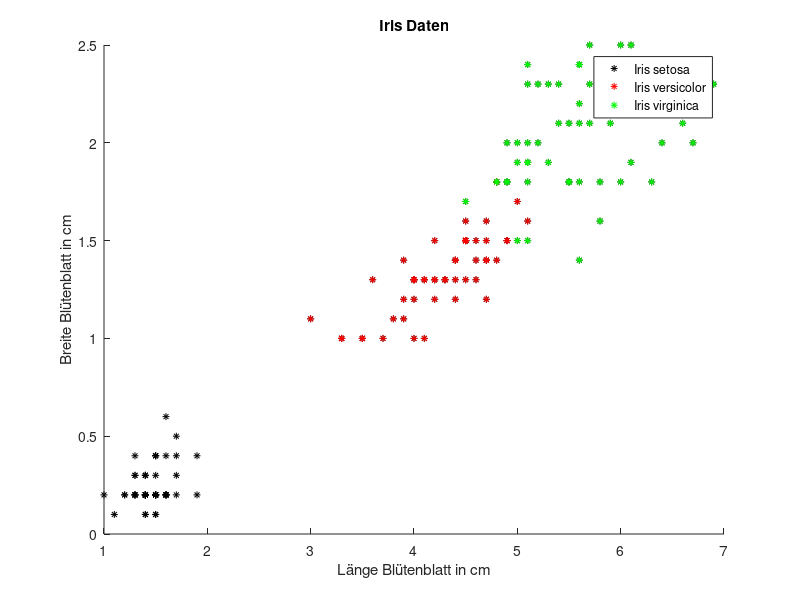

The MATLAB source for this figure: (Note: this script raises an error after producing the figure.)
% Marco Döhring
% Matrikel-Nr.: 10052723
% Praktikumsaufgabe 2
% k_Nearst Neighbour Algorithmus

%Einlesen der Testdaten mit relevanten Merkmalen
clear all;
close all;
%close all
load fisheriris
X = meas(:,3:4);
%Erzeugen des Diagramm mit Testdaten
figure;
title 'Iris Daten'
xlabel 'Länge Blütenblatt in cm';
ylabel 'Breite Blütenblatt in cm';
hold on;
plot(X(:,1),X(:,2),'k*','Markersize',5);
plot(X(51:100,1),X(51:100,2),'r*','MarkerSize',5);
plot(X(101:150,1),X(101:150,2),'g*','MarkerSize',5);
legend('Iris setosa','Iris versicolor','Iris virginica','Location','best');
%mit hold on weitere plot Befehle zu dem aktuellen Diagramm einfügen
hold on;
%Wahl der Anzahl an zu wählenden Nachbarn für den Algorithmus
k=7;
%Input werte in x-& y-Koordinaten aufteilen
x=(X(:,1));
y=(X(:,2));
anzahlwerte = length(x);
%Angebenen neuen Punkte 
PX = [2.5 0.75; 5 1.5; 6 1.75];
%Anzahl der neuen Messpunkte
anzahl_dp = 3;
%Startpunkte sidn die neuen Messpunkte in x/y Koordinaten aufgeteilt
startcentx=rand(3,1);
startcenty=rand(3,1);
for i=1:anzahl_dp,
    startcentx(i)= PX(i,1);
    startcenty(i)= PX(i,2);
end
%for i=1:anzahl_dp,
%    startcentx(i) = PX(0,0
%Distanzmatrix der Größe Anzahl der Werte für 3 Datenpunkte
distanz=rand(anzahlwerte,anzahl_dp);
%Bestimmen der Distanzen durch Vorgabe euklidische Distanz
for i=1:anzahl_dp,
    for j=1:anzahlwerte,
        distanz(j,i)=((x(j)-startcentx(i))^2)+((y(j)-startcenty(i))^2);
    end
end
%Distanz Kopie
distanz_kp=distanz;
%Bestimmung der k-Nachbarn anhand der Distanzen
%mit zwischenspeicherung der Werte in einem Vektor
samplex=rand(k,3);
sampley=rand(k,3);
distanz_nb=rand(k,3);
zw=rand(k,3);
stelle=0;
for i=1:k,
    for j=1:anzahl_dp,
        [value,stelle]=min(distanz_kp(:,j));
        %Zuweisung der Klassen anhand von Farben
        %Relevant für den Plot
        if stelle <= 51
            zw(i,j)= 1;
        elseif stelle <= 101
            zw(i,j)= 2;
        else
            zw(i,j) = 3;
        end
        samplex(i,j)=x(stelle);
        sampley(i,j)=y(stelle);
        distanz_nb(i,j)=value;
        distanz_kp(stelle,j)= 1000;
    end
    
end

%Zugehörigkeit bestimmen.
%Anhand der Mehrheitsentscheid der Nachbarn
%3x3 Vektor damit die Anzahl der Nachbarn zu jeweiligen Klasse bestimmt
%werden kann
zo=rand(3,3);
for i=1:3,
    for j=1:3,
        zo(i,j)=0;
    end
end
%Hier bestimmt man die Anzahl von Nachbarn an deren Klasse sie angehören
%Hinter für den Mehrheitsentscheid
for i=1:3,
    for j=1:k,
        if zw(j,i) == 1
            zo(i,1) = zo(i,1)+1;
        elseif zw(j,i) == 2
            zo(i,2)=zo(i,2)+1;
        else
            zo(i,3)=zo(i,3)+1;
        end 
    end
end
%Ausgaben
%Ergebnis 1 ==> Daten der Nachbarn
%Für jeden Datenpunkt einzeln
display('Zu Ergebnis 1 ==> Jeweiligen 7 Nachbarn');
Datenpunkt_1= [samplex(:,1) sampley(:,1)];
display(Datenpunkt_1);
Datenpunkt_2= [samplex(:,2) sampley(:,2)];
display(Datenpunkt_2);
Datenpunkt_3= [samplex(:,3) sampley(:,3)];
display(Datenpunkt_3);
%Distanzmatrix ausgeben Ergebnis 2
display('Zu Ergebnis 2 ==> Erste Spalte gehöhrt zu Datenpunkt 1 usw.');
distanzmatrix=[distanz_nb(:,1) distanz_nb(:,2) distanz_nb(:,2) ];
display(distanzmatrix);
%Datenpunkte ploten & Klassen zugehörgkeit
for i=1:anzahl_dp,
    %Maximum zur Bestimmung der Zugehörigkeit des Datenpunktes zu einer
    %Klasse
    [value,stelle]=max(zo(i,:));
    %Jeweilige Plot wie in der Aufgabe gewünscht
    if stelle == 1
        plot(startcentx(i),startcenty(i),'kX','MarkerSize',5,'DisplayName','Datenpunkt 1');
        plot(startcentx(i),startcenty(i),'ko','MarkerSize',5,'DisplayName','Zugehörigkeit Iris setosa');
        
    elseif stelle == 2
        plot(startcentx(i),startcenty(i),'kX','MarkerSize',5,'DisplayName','Datenpunkt 2');
        plot(startcentx(i),startcenty(i),'ro','MarkerSize',5,'DisplayName','Zugehörigkeit Iris versicolor');
    else 
        plot(startcentx(i),startcenty(i),'kX','MarkerSize',5,'DisplayName','Datenpunkt 3');
        plot(startcentx(i),startcenty(i),'go','MarkerSize',5,'DisplayName','Zugehörigkeit Iris virginica');
    end
    
end

